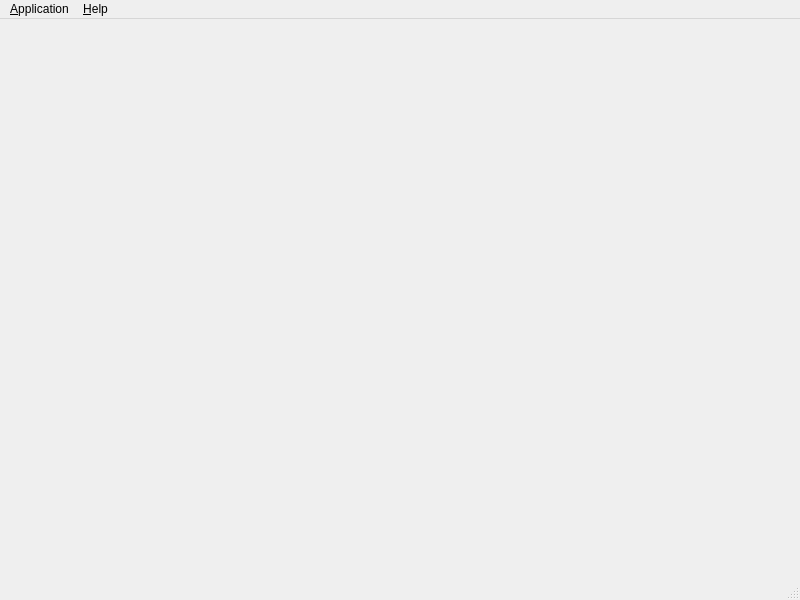
<?xml version="1.0" encoding="UTF-8"?>
<ui version="4.0">
 <class>MainView</class>
 <widget class="QMainWindow" name="MainView">
  <property name="geometry">
   <rect>
    <x>0</x>
    <y>0</y>
    <width>800</width>
    <height>600</height>
   </rect>
  </property>
  <property name="windowTitle">
   <string>MainWindow</string>
  </property>
  <widget class="QWidget" name="centralWidget"/>
  <widget class="QMenuBar" name="menuBar">
   <property name="geometry">
    <rect>
     <x>0</x>
     <y>0</y>
     <width>800</width>
     <height>22</height>
    </rect>
   </property>
   <widget class="QMenu" name="applicationMenu">
    <property name="title">
     <string>&amp;Application</string>
    </property>
    <addaction name="exitAction"/>
   </widget>
   <widget class="QMenu" name="helpMenu">
    <property name="title">
     <string>&amp;Help</string>
    </property>
    <addaction name="aboutAction"/>
   </widget>
   <addaction name="applicationMenu"/>
   <addaction name="helpMenu"/>
  </widget>
  <widget class="QStatusBar" name="statusBar"/>
  <action name="exitAction">
   <property name="text">
    <string>&amp;Exit</string>
   </property>
  </action>
  <action name="aboutAction">
   <property name="text">
    <string>&amp;About</string>
   </property>
  </action>
 </widget>
 <resources/>
 <connections/>
</ui>
